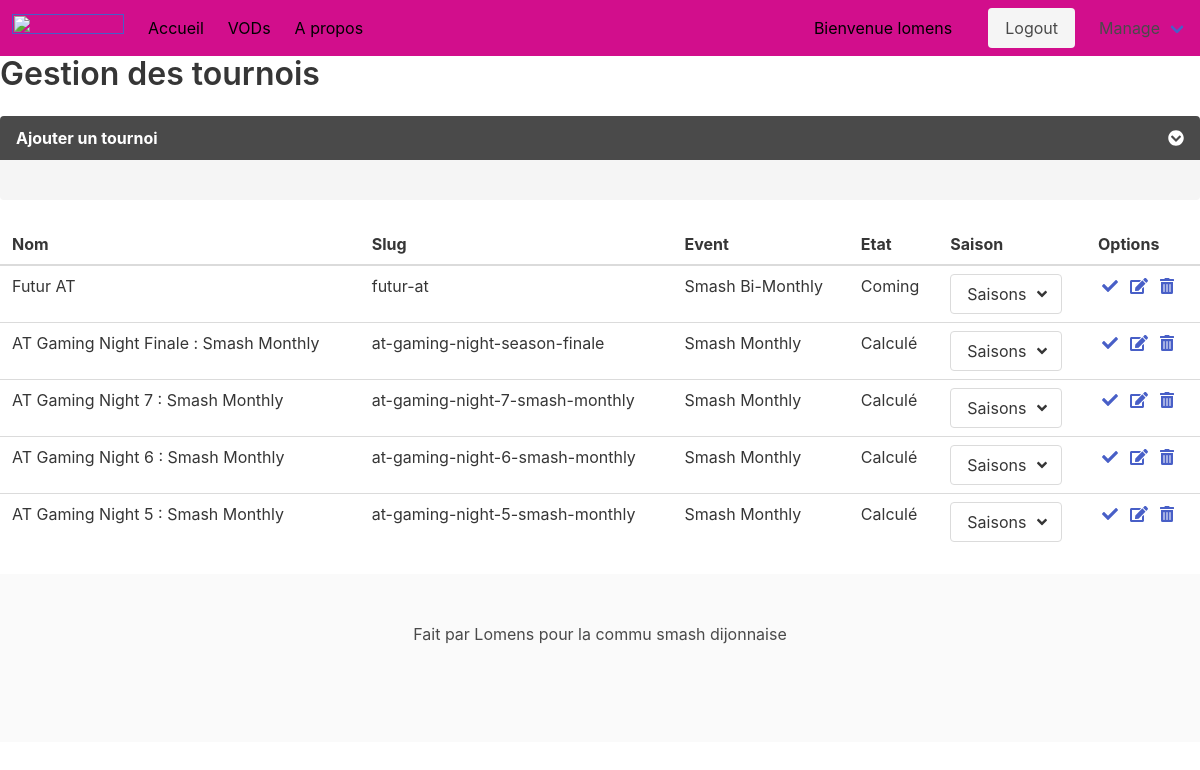
Page /rank/tournaments (signed in) on the committed database.
### ranking/models.py (models this page shows, shortened)
class Tournament(models.Model):
    name = models.CharField(max_length=255)
    slug = models.CharField(max_length=255, unique=True)
    event = models.CharField(max_length=255)
    event_slug = models.CharField(max_length=255, null=True)
    state = models.ForeignKey('Tournament_state', on_delete=models.CASCADE)
    saison = models.ManyToManyField(Saison, related_name='Saison')
    city = models.ForeignKey('City', on_delete=models.CASCADE)
    association = models.ForeignKey('Association', on_delete=models.CASCADE)
    date = models.DateTimeField(default=datetime.now, blank=True)

class Tournament_state(models.Model):
    state = models.CharField(max_length=255)
    def __str__(self):
        return self.state

### ranking/views.py (the view)
# urls.py: path('tournaments', views.tournament_manage, name='tnmanage'),
@permission_required('ranking.add_tournament')
def tournament_manage(request):
    form = TounrmamentAddForm(request.POST or None)
    form_save = False
    if form.is_valid():
        data = form.cleaned_data
        form.save()
        form_save = True
    all_tournaments = Tournament.objects.all().order_by('date').reverse()
    return render(request, 'ranking/tn_manage.html', locals())

### ranking/models.py (called while the page is built)
    def __str__(self):
        return f"{self.id}|| {self.prefix} / {self.title} {self.number} ({self.start} => {self.end})"

    def __str__(self):
        return self.name

    def __str__(self):
        return self.name

### ranking/templates/ranking/tn_manage.html (shortened to what this page needs)
{% extends "base.html" %}
{% block content %}
    <h1 class="title">Gestion des tournois</h1>
    <section class="message">
        <div class="message-header">
            <span>Ajouter un tournoi</span>
            <span class="icon is-small" id="hide-form-add-tn">
                <i  class="fas fa-chevron-circle-down"></i>
            </span>
        </div>
        <div class="message-body">
        </div>
    </section>
    <table class="table is-hoverable is-fullwidth">
        <thead>
            <tr>
                <th>Nom</th>
                <th>Slug</th>
                <th>Event</th>
                <th>Etat</th>
                <th>Saison</th>
                <th>Options</th>
            </tr>
        </thead>
        <tbody>
            {% for tournoi in all_tournaments %}
            <tr>
                <td>{{ tournoi.name }}</td>
                <td>{{ tournoi.slug }}</td>
                <td>{{ tournoi.event }}</td>
                <td>{{ tournoi.state.state }}</td>
                <td>
                    <div class="dropdown is-hoverable">
                        <div class="dropdown-trigger">
                            <button class="button" aria-haspopup="true" aria-controls="dropdown-menu4">
                            <span>Saisons</span>
                            <span class="icon is-small">
                                <i class="fas fa-angle-down" aria-hidden="true"></i>
                            </span>
                            </button>
                        </div>
                    </div>
                </td>
                <td>
                    <a class="option-add"><span class="icon"><i class="fas fa-check" aria-hidden="true"></i></span></a>
                    <a class="option-edit"><span class="icon"><i class="fas fa-edit" aria-hidden="true"></i></span></>
                    <a class="option-delete"><span class="icon"><i class="fas fa-trash-alt" aria-hidden="true"></i></span></a>
                </td>
            </tr>
            {% endfor %}
        </tbody>
    </table>
{% endblock %}

### templates/base.html (shortened to what this page needs)
<!DOCTYPE html>
<html lang="fr">
<head>
   {% load static %}
   <link rel="stylesheet" href="{% static '/css/main.css' %}">
   <link rel="stylesheet" href="https://cdnjs.cloudflare.com/ajax/libs/bulma/0.7.5/css/bulma.min.css">
</head>
<body>
<header>
<nav class="navbar" role="navigation" aria-label="main navigation">
    <div class="navbar-brand">
      <a class="navbar-item" href="">
        <img src="https://upload.wikimedia.org/wikipedia/commons/9/96/Super_Smash_Bros._Ultimate_logo.svg" width="112" height="28">
      </a>
    </div>
    <div id="navbarBasicExample" class="navbar-menu">
      <div class="navbar-start">
        <a class="navbar-item" href="./">
          Accueil
        </a>
        <a class="navbar-item" href="./vod">
          VODs
        </a>
        <a class="navbar-item" href="./about">
            A propos
        </a>
      </div>
      <div class="navbar-end">
        {% if user.is_authenticated %}
        <div class="navbar-item">
            <p class='navbar-item'> Bienvenue {{ user.username }}</p>
        </div>
        <div class="navbar-item">
            <div class="buttons">
                <a href="./logout" class="button is-light">Logout</a>
            </div>
        </div>
                    {% if user.is_staff %}
                    <div class="navbar-item has-dropdown is-hoverable">
                        <a class="navbar-link">Manage</a>
                    </div>
                    {% endif %}
                {% else %}
        <div class="navbar-item">
                <div class="buttons">
                <a href="./login" class="button is-light">Login</a>
            </div>
        </div>
                {% endif %}
        </div>
      </div>
  </nav>
</header>
       {% block content %}{% endblock %}
   <footer class="footer">
        <div class="content has-text-centered">
          <p>
            Fait par Lomens pour la commu smash dijonnaise
          </p>
        </div>
      </footer>
</body>
</html>

### static/css/main.css (style rules this page uses)
body { margin : 0; }
header nav .navbar-menu { background: #D20E8C; }
header nav .navbar-item, .navbar-link { color: black ; }
header nav .navbar-brand { background: #D20E8C; }

### rows in the picture
Tournament: name "Futur AT", slug "futur-at", event "Smash Bi-Monthly", state.state "Coming"
Tournament: name "AT Gaming Night Finale : Smash Monthly", slug "at-gaming-night-season-finale", event "Smash Monthly", state.state "Calculé"
Tournament: name "AT Gaming Night 7 : Smash Monthly", slug "at-gaming-night-7-smash-monthly", event "Smash Monthly", state.state "Calculé"
Tournament: name "AT Gaming Night 6 : Smash Monthly", slug "at-gaming-night-6-smash-monthly", event "Smash Monthly", state.state "Calculé"
Tournament: name "AT Gaming Night 5 : Smash Monthly", slug "at-gaming-night-5-smash-monthly", event "Smash Monthly", state.state "Calculé"

### other values in the picture
{{ user.username }} "lomens"
